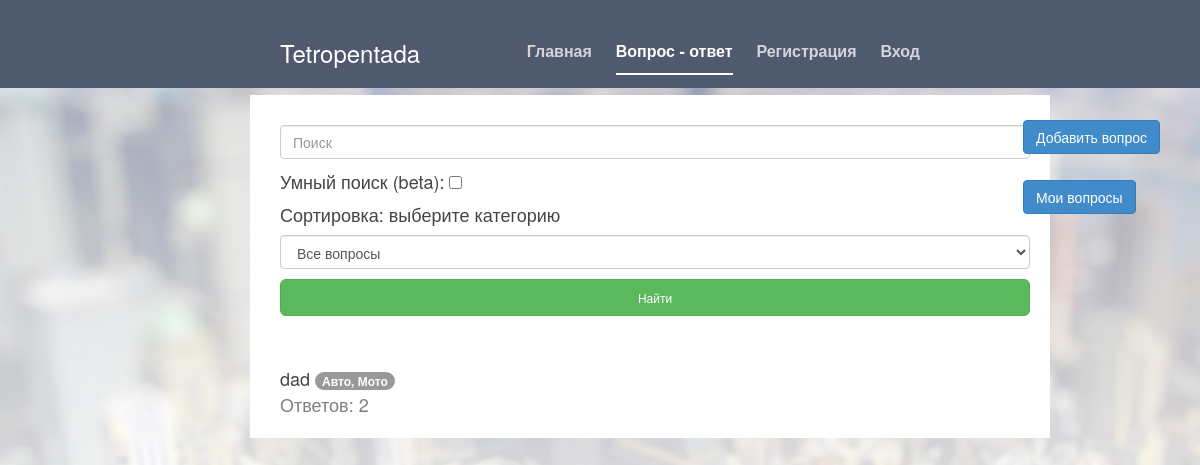
The app's page /index/0/none with its own data.
### tetropentada.py (models this page shows, shortened)
class Question(db.Model):
    id = db.Column(db.Integer, primary_key=True)
    title = db.Column(db.String(80))
    content = db.Column(db.String(80))
    tag = db.Column(db.String(80))
    user_id = db.Column(db.Integer, db.ForeignKey('user.id'))
    date_time = db.Column(db.String(80))
    user = db.relationship('User', backref=db.backref('Questions', lazy=True))

### tetropentada.py (the view, shortened to what this page needs)
@app.route("/index/<int:my_quests>/<tag>", methods=['POST', 'GET'])
def index(my_quests, tag):
    form = SearchAndSort()
    if form.validate_on_submit():
        tag = form.sort.data
        if form.smart_search.data:
            sorted_questions = get_search_results(get_sorted_questions(form.sort.data), form.search.data, True)
        else:
            sorted_questions = get_search_results(get_sorted_questions(form.sort.data), form.search.data, False)
        form.search.data = ''
    elif tag != 'none':
        form.sort.data = tag
        sorted_questions = get_sorted_questions(form.sort.data)
    else:
        sorted_questions = Question.query.all().copy()
        tag = 'none'
    current_user = User.query.filter_by(id=session.get('user_id')).first()
    return render_template("index.html", title='Tetropentada', my_quests=False,
                           len=len, tag=tag,
                           questions=sorted_questions, form=form,
                           style=url_for('static', filename='cover.css'),
                           bootstrap=url_for('static', filename='bootstrap.min.css'),
                           icon=url_for('static', filename='images/icon.png'),
                           User=User, current_user=current_user)

### tetropentada.py
class SearchAndSort(FlaskForm):
    search = StringField()
    submit = SubmitField('Найти')
    sort = SelectField(choices=TAGS)
    smart_search = BooleanField()
    submit_for_sort = SubmitField('Отсортировать по категории')

### templates/index.html (shortened to what this page needs)
{% extends "base.html" %}
{% block nav %}
<li><a href="/main">Главная</a></li>
<li class="active"><a href="/index/0/none">Вопрос - ответ</a></li>
{% if session.get('username') %}
    <li><a href="/profile/{{ session['user_id'] }}">{{ session.get('username') }}</a></li>
    <li><a href="/sign_out">Выход</a></li>
{% else %}
    <li><a href="/registration">Регистрация</a></li>
    <li><a href="/sign_in">Вход</a></li>
{% endif %}
{% endblock %}
{% block cover_container %}
<div class="container">
    <form role="form" method="post">
        {{ form.search(class_="form-control", placeholder="Поиск") }}
        <p>Умный поиск (beta): {{ form.smart_search }}</p>
        <h4>Сортировка: выберите категорию</h4>
        {{ form.sort(class_="form-control") }}
        {{ form.submit(class_="btn btn-lg btn-success btn-block") }}
    </form>
</div>
<div class="container">
    <div class="add-question-button">
        {% if current_user.pos != 3 %}
            <a class="btn btn-primary" href="/add_question" role="button">Добавить вопрос</a><br><br>
            {% if my_quests %}
                <a class="btn btn-primary" href="/index/0/{{ tag }}" role="button">Все вопросы</a>
            {% else %}
                <a class="btn btn-primary" href="/index/1/{{ tag }}" role="button">Мои вопросы</a>
            {% endif %}
        {% endif %}
    </div>
    {% for quest in questions %}
        <p>
            <div class="text-question">
                <a href="/single_question/{{ quest.id }}">{{ quest.title }}</a>
                {% if my_quests %}
                    <a href="/index/1/{{ quest.tag }}">
                        <span class="badge badge-primary">{{ quest.tag }}</span>
                    </a>
                {% else %}
                    <a href="/index/0/{{ quest.tag }}">
                        <span class="badge badge-primary">{{ quest.tag }}</span>
                    </a>
                {% endif %}
            </div>
            <div class="count-answers">Ответов: {{ len(quest.Answers) }}</div>
    {% endfor %}
</div>
{% endblock %}

### static/cover.css (style rules this page uses)
a, a:focus, a:hover { color: #fff; }
html, body { height: 100%; background-color: #333; background-image: url(images/bg.jpg); background-repeat: no-repeat; background-size: cover; background-attachment:fixed; }
body { color: #fff; text-align: center; }
.container { width: 800px; background-color: #fff; color: #444; text-align: left; padding: 20px 20px 20px 30px; }
.container a { color: #444; }
a.btn { color: #fff; }
.add-question-button { position: fixed; top: 120px; right: 40px; }
input { margin-top: 10px; margin-bottom: 10px; }
.masthead-nav > li { display: inline-block; }
.masthead-nav > li + li { margin-left: 20px; }
.masthead-nav > li > a { padding-right: 0; padding-left: 0; font-size: 16px; font-weight: bold; color: #fff; color: rgba(255,255,255,.75); border-bottom: 2px solid transparent; }
.masthead-nav > .active > a, .masthead-nav > .active > a:hover, .masthead-nav > .active > a:focus { color: #fff; border-bottom-color: #fff; }
.text-question { padding-bottom: 0px; }
.count-answers { font-size: 18px; color: grey; }
.btn-success { color: #fff; background-color: #5cb85c; border-color: #4cae4c; font-size: 12px; }

### records on screen
Question: title "dad", tag "Авто, Мото", Answers "2"
